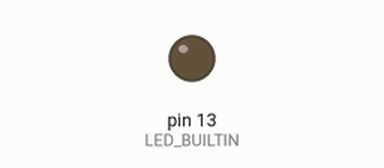
Recording of a sketch running on a simulated Arduino Uno, built with avr-gcc and run on an emulated ATmega328P. On the bench: output pins drawn as LEDs (lit = HIGH). What the sketch prints to the serial monitor is not drawn.

Above: at 0.6 s.
At 2.95 s:
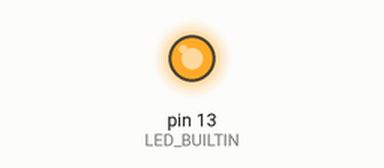
Timing chart, 0 to 4.6 s (numbered marks = the images above):
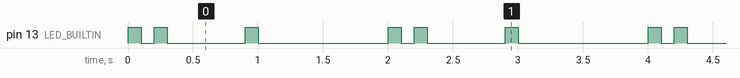

Measured:
- by itself, pin 13 (LED_BUILTIN): repeats every 2.0 s: LOW 0.10 s, HIGH 0.10 s, LOW 0.60 s, HIGH 0.10 s, LOW 1.0 s, HIGH 0.10 s
- by itself, everything shown: repeats every 2.0 s, in 6 steps

The sketch:

hello_led.ino
```cpp
void setup() {
  pinMode(LED_BUILTIN, OUTPUT);
  Serial.begin(11250);
}

void loop() {
  // Hel-
  Serial.print("Hel");
  digitalWrite(LED_BUILTIN, HIGH);
  delay(100);
  digitalWrite(LED_BUILTIN, LOW );
  delay(100);
  // -lo
  Serial.print("lo, ");
  digitalWrite(LED_BUILTIN, HIGH);
  delay(100);
  digitalWrite(LED_BUILTIN, LOW );

  delay(600);

  // World
  Serial.print("World!");
  digitalWrite(LED_BUILTIN, HIGH);
  delay(100);
  digitalWrite(LED_BUILTIN, LOW );

  delay(1000); // 2 seconds a loop
  Serial.print("\r\n");
}
```
